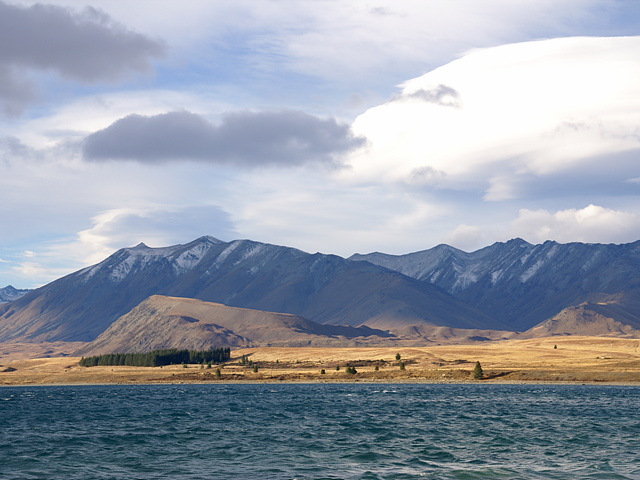
//> input picture opencv/data/tekapo.bmp, 640 x 480 px
$ ./affineLotation   (built with g++ and OpenCV 4)
//> lines starting //> are read from the running program, lines starting //| are printed output that depends on the picture
#include "opencv2/opencv.hpp"
#include <iostream>

using namespace cv;
using namespace std;
String folder = "/home/pdy/KDTA.ROS2/opencv/data/";
void on_levle_chage(int pos, void *data);

struct MyData {

    Point pt1;
    Mat dst;
    Mat src;
};

int main()
{
    MyData mydata;
    mydata.src = imread(folder + "tekapo.bmp");
//> mydata.src is the input picture: 480 rows x 640 cols, CV_8UC3; mean B, G, R 169.8, 157.4, 149.7
    mydata.pt1 = mydata.src.size() / 2;
//> mydata.pt1 = Point(320, 240)

    Mat M = getRotationMatrix2D(mydata.pt1, 30, 0.7);
    cout << M << endl;
//| [0.6062177826491071, 0.3499999999999999, 42.01030955228575;
//|  -0.3499999999999999, 0.6062177826491071, 206.5077321642143]

    warpAffine(mydata.src, mydata.dst, M, Size());
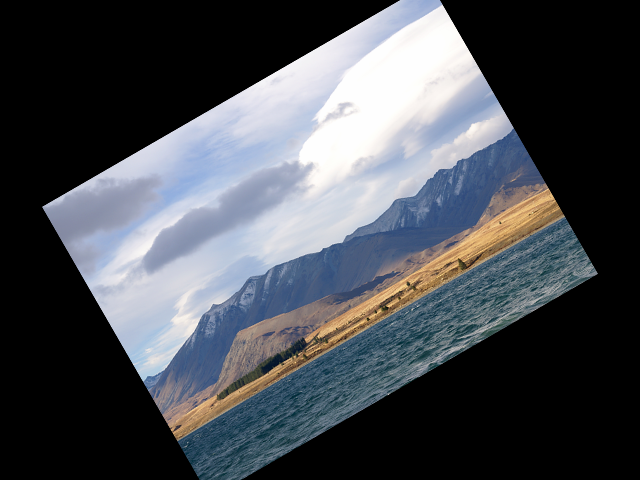
//> mydata.dst: 480 rows x 640 cols, CV_8UC3; mean B, G, R 82.9, 76.8, 73.1

    int a = 0;
    namedWindow("dst");
    createTrackbar("theta", "dst", &a, 360, on_levle_chage, &mydata);


    imshow("src", mydata.src);
    imshow("dst", mydata.dst);
    waitKey(0);
    return 0;
}

void on_levle_chage(int pos, void *data)
{
//> called with pos = 0
    MyData *ptr = (MyData*)data;
    Mat M = getRotationMatrix2D(ptr->pt1, pos, 0.7);
//> M = [[0.7, 0, 96], [0, 0.7, 72]]
    warpAffine(ptr->src, ptr->dst, M ,Size());
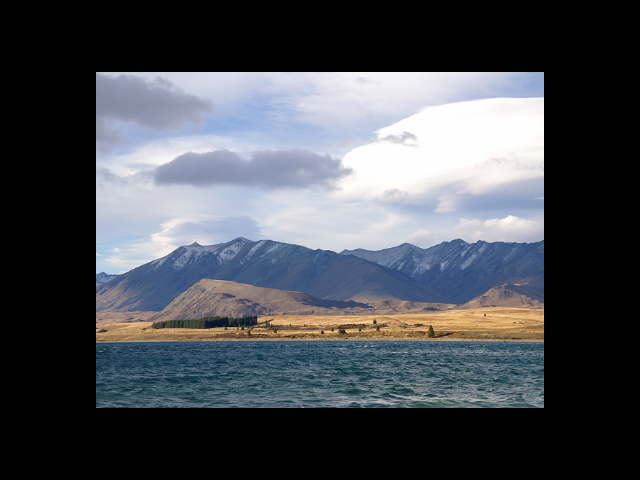
//> ptr->dst: 480 rows x 640 cols, CV_8UC3; mean B, G, R 83.3, 77.1, 73.4
    imshow("dst", ptr->dst);
}

$ run again, with opencv/data/airplane.bmp copied over opencv/data/tekapo.bmp
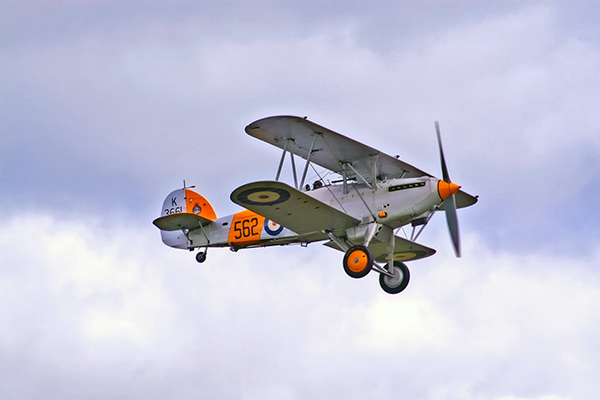
//> input picture opencv/data/airplane.bmp, 600 x 400 px
//> mydata.src is the input picture: 400 rows x 600 cols, CV_8UC3; mean B, G, R 217.1, 197.6, 196.8
//| [0.6062177826491071, 0.3499999999999999, 48.13466520526789;
//|  -0.3499999999999999, 0.6062177826491071, 183.7564434701786]
//> `warpAffine(mydata.src, mydata.dst, M, Size());`:
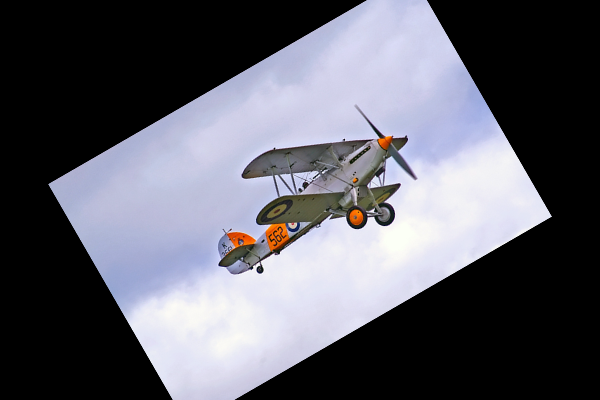
//> mydata.dst: 400 rows x 600 cols, CV_8UC3; mean B, G, R 104.9, 95.5, 95.2
//> in on_levle_chage, `warpAffine(ptr->src, ptr->dst, M ,Size());`:
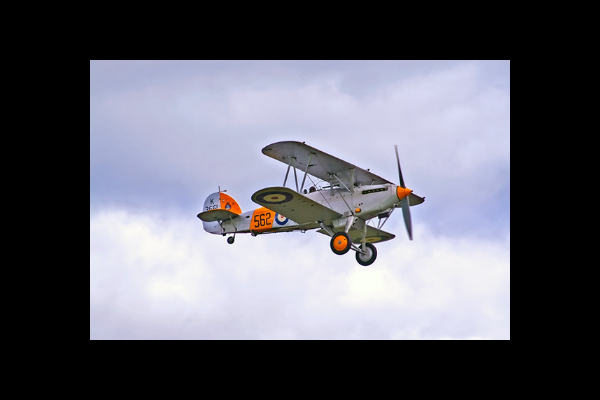
//> ptr->dst: 400 rows x 600 cols, CV_8UC3; mean B, G, R 106.4, 96.8, 96.4

$ run again, with opencv/data/card.bmp copied over opencv/data/tekapo.bmp
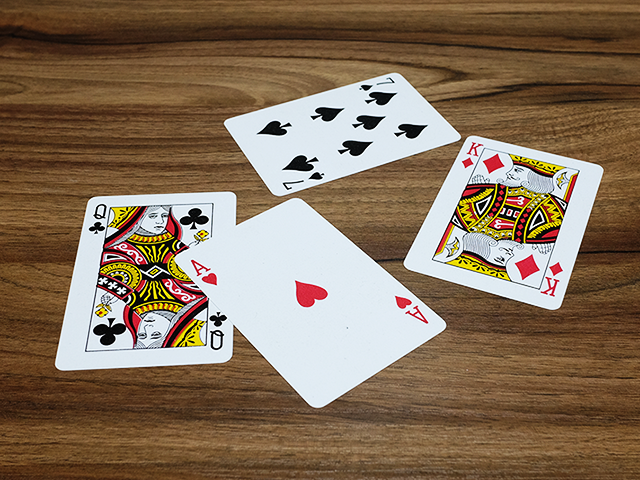
//> input picture opencv/data/card.bmp, 640 x 480 px
//> mydata.src is the input picture: 480 rows x 640 cols, CV_8UC3; mean B, G, R 90.2, 112.3, 133.7
//| [0.6062177826491071, 0.3499999999999999, 42.01030955228575;
//|  -0.3499999999999999, 0.6062177826491071, 206.5077321642143]
//> `warpAffine(mydata.src, mydata.dst, M, Size());`:
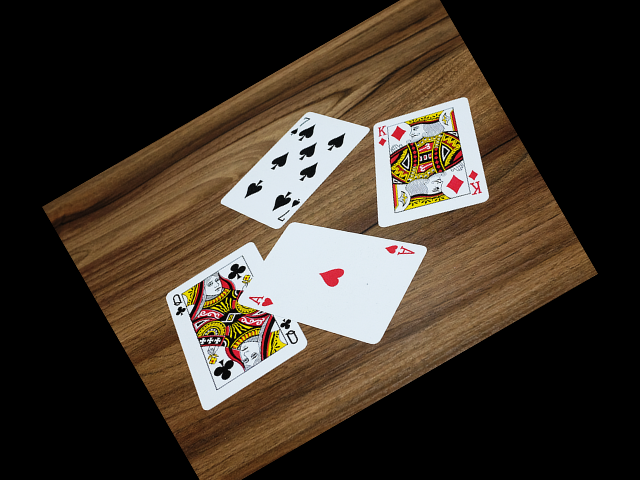
//> mydata.dst: 480 rows x 640 cols, CV_8UC3; mean B, G, R 44.1, 54.9, 65.3
//> in on_levle_chage, `warpAffine(ptr->src, ptr->dst, M ,Size());`:
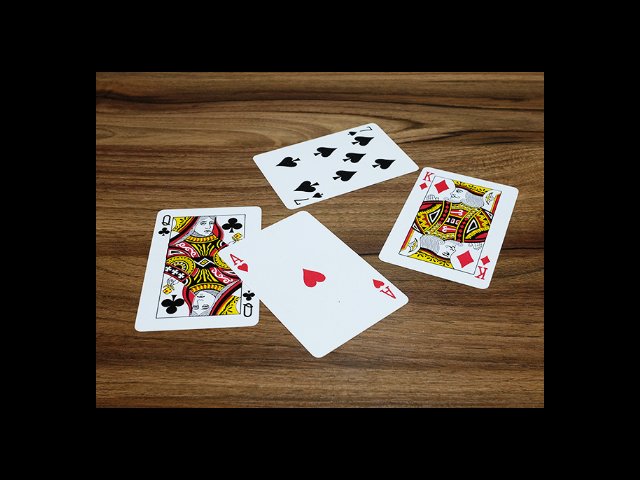
//> ptr->dst: 480 rows x 640 cols, CV_8UC3; mean B, G, R 44.2, 55, 65.5

$ run again, with opencv/data/cat.bmp copied over opencv/data/tekapo.bmp
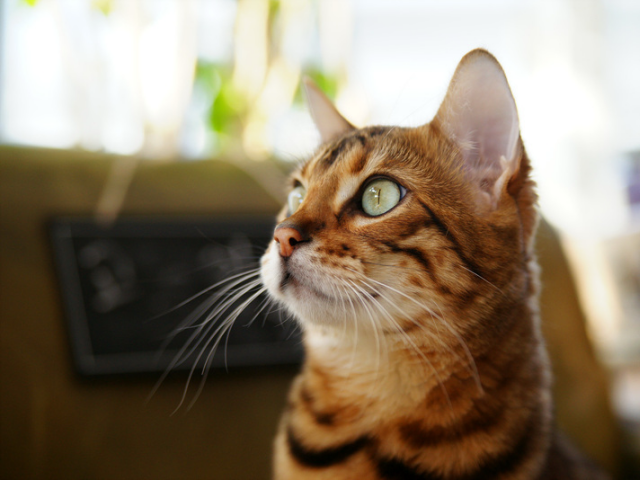
//> input picture opencv/data/cat.bmp, 640 x 480 px
//> mydata.src is the input picture: 480 rows x 640 cols, CV_8UC3; mean B, G, R 104.5, 125.6, 140.8
//| [0.6062177826491071, 0.3499999999999999, 42.01030955228575;
//|  -0.3499999999999999, 0.6062177826491071, 206.5077321642143]
//> `warpAffine(mydata.src, mydata.dst, M, Size());`:
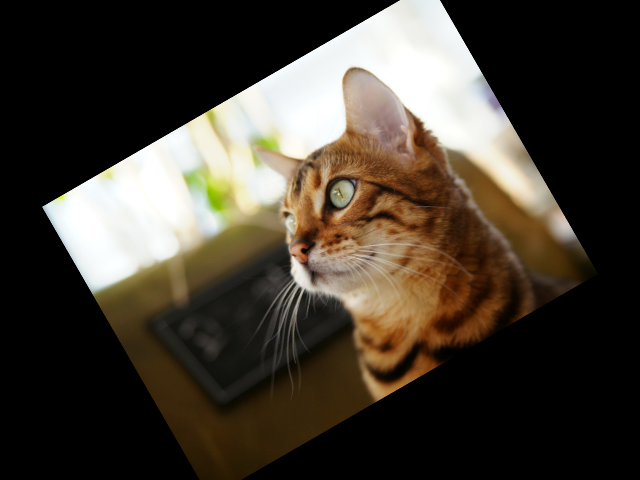
//> mydata.dst: 480 rows x 640 cols, CV_8UC3; mean B, G, R 51, 61.3, 68.7
//> in on_levle_chage, `warpAffine(ptr->src, ptr->dst, M ,Size());`:
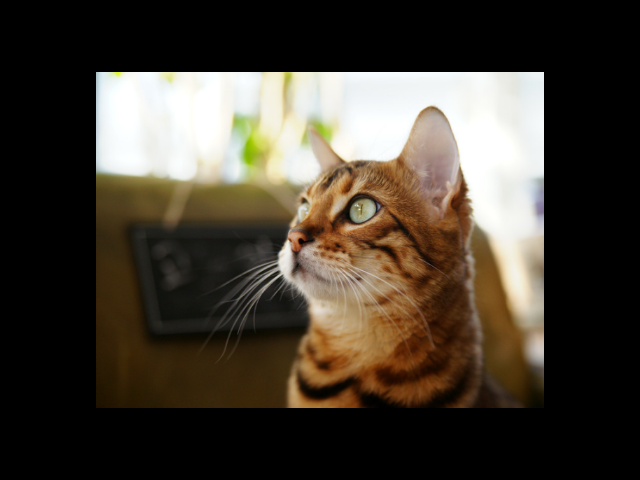
//> ptr->dst: 480 rows x 640 cols, CV_8UC3; mean B, G, R 51.3, 61.6, 69
